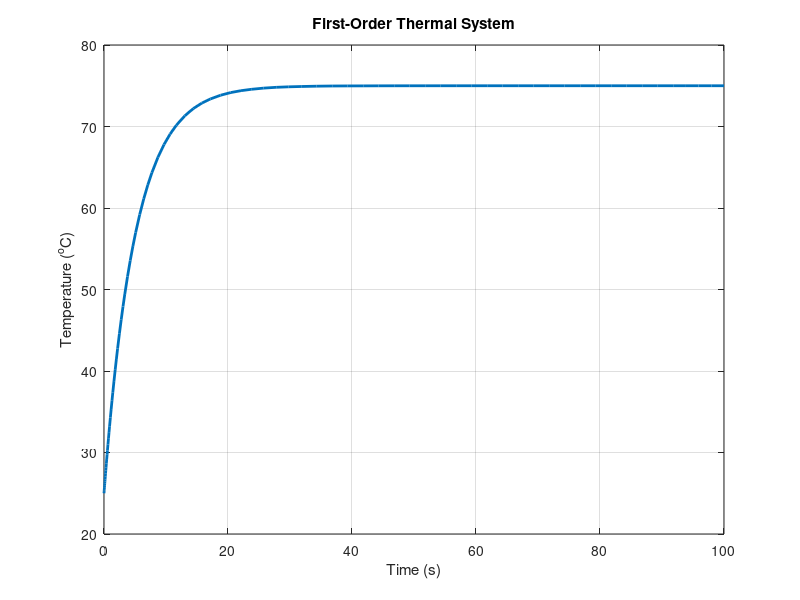

Recreate this plot in MATLAB.
%% CONTROL SYSTEM 04 - FIRST-ORDER THERMAL SYSTEM
% Biomedical Engineering Control Systems
% Model: Simple heating system

clear;
clc;
close all;

%% System parameters
C = 10;          % Thermal capacitance
h = 2;           % Heat-loss coefficient
P = 100;         % Heater power
Ta = 25;         % Ambient temperature (deg C)

%% Simulation time
tspan = [0 100];

%% Differential equation
% C*dT/dt = P - h*(T - Ta)

thermal_system = @(t,T) (P - h*(T - Ta))/C;

%% Initial temperature
T0 = 25;

%% Solve the system
[t,T] = ode45(thermal_system,tspan,T0);

%% Plot temperature response
figure;

plot(t,T,'LineWidth',2);

grid on;

xlabel('Time (s)');
ylabel('Temperature (^oC)');
title('First-Order Thermal System');

%% Display final temperature
fprintf('Final Temperature: %.2f °C\n', T(end));
fprintf('Ambient Temperature: %.2f °C\n', Ta);
fprintf('Temperature Rise: %.2f °C\n', T(end)-Ta);
